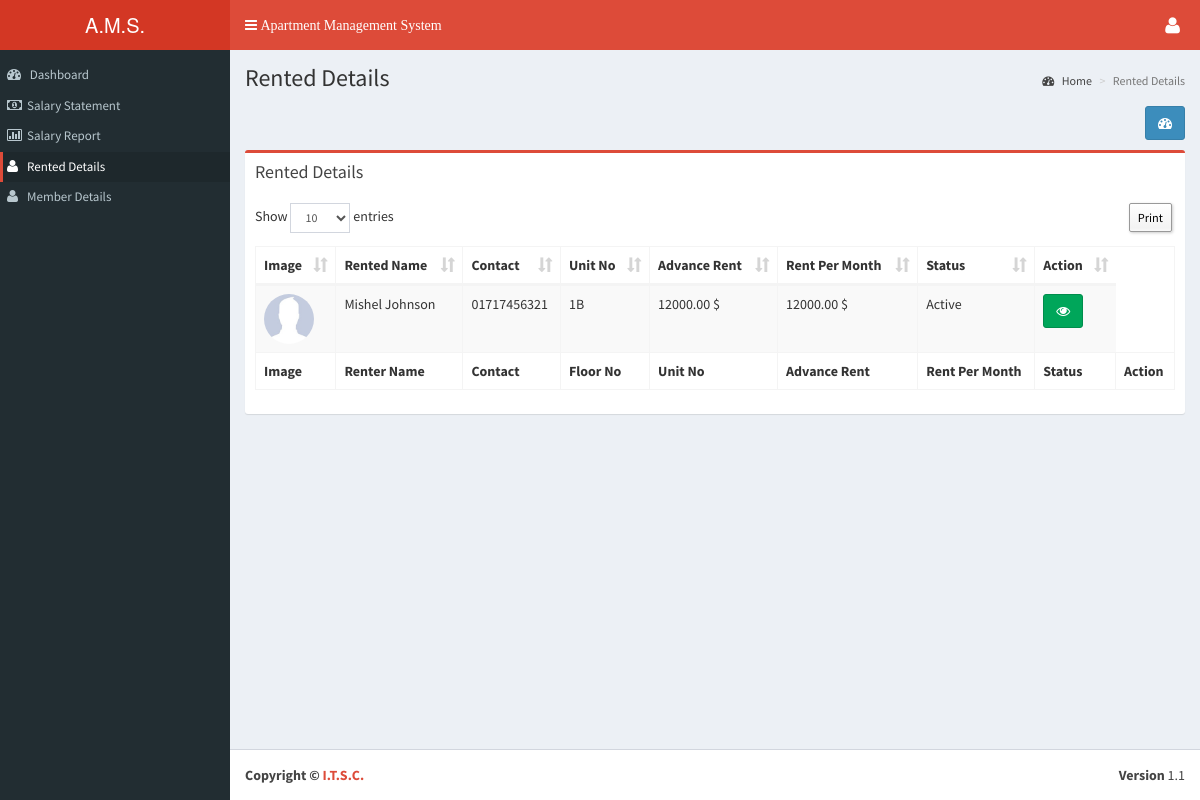
The page /e_dashboard/rented_details.php (signed in) on the database its author committed.
### tables this page shows
CREATE TABLE `tbl_add_rent` (
  `rid` int(11) NOT NULL,
  `r_name` varchar(200) NOT NULL,
  `r_email` varchar(200) NOT NULL,
  `r_contact` varchar(200) NOT NULL,
  `r_address` varchar(200) NOT NULL,
  `r_nid` varchar(200) NOT NULL,
  `r_floor_no` varchar(200) NOT NULL,
  `r_unit_no` varchar(200) NOT NULL,
  `r_advance` decimal(15,2) NOT NULL DEFAULT '0.00',
  `r_rent_pm` decimal(15,2) NOT NULL DEFAULT '0.00',
  `r_date` varchar(200) NOT NULL,
  `r_gone_date` varchar(200) NOT NULL,
  `r_password` varchar(200) NOT NULL,
  `image` varchar(200) NOT NULL,
  `r_status` int(1) NOT NULL DEFAULT '1',
  `r_month` int(11) NOT NULL,
  `r_year` int(11) NOT NULL,
  `branch_id` int(11) NOT NULL,
  `added_date` timestamp NOT NULL DEFAULT CURRENT_TIMESTAMP
);

CREATE TABLE `tbl_add_unit` (
  `uid` int(11) NOT NULL,
  `floor_no` varchar(200) NOT NULL,
  `unit_no` varchar(200) NOT NULL,
  `branch_id` int(11) NOT NULL,
  `status` int(1) NOT NULL DEFAULT '0',
  `added_date` timestamp NOT NULL DEFAULT CURRENT_TIMESTAMP
);

### language/English/lang_left_menu.php (called while the page is built, shortened)
<?php
$_data['menu_dashboard'] 					= "Dashboard";
$_data['menu_floor'] 						= "Floor Information";
$_data['menu_floor_list'] 					= "Floor List";
$_data['menu_floor_add'] 					= "Add Floor";
$_data['menu_unit_information'] 			= "Unit Information";
$_data['menu_unit_list'] 					= "Unit List";
$_data['menu_add_unit'] 					= "Add Unit";
$_data['menu_owner_information'] 			= "Owner Information";
$_data['menu_owner_list'] 					= "Owner List";
$_data['menu_add_owner'] 					= "Add Owner";
$_data['menu_renter_information'] 			= "Renter Information";
$_data['menu_renter_list'] 					= "Renter List";
$_data['menu_add_renter'] 					= "Add Renter";
$_data['menu_employee_information'] 		= "Employee Information";
$_data['menu_employee_list'] 				= "Employee List";
$_data['menu_add_employee'] 				= "Add Employee";
$_data['menu_rent_collection'] 				= "Rent Collection";
$_data['menu_rent_list'] 					= "Rent List";
$_data['menu_add_rent'] 					= "Add Rent";
$_data['menu_owner_utility'] 				= "Owner Utility";
$_data['menu_owner_utility_list'] 			= "Owner Utility List";
$_data['menu_add_owner_utility'] 			= "Add Owner Utility";
$_data['menu_maintenance_cost'] 			= "Maintenance Cost";
$_data['menu_maintenance_cost_list'] 		= "Maintenance Cost List";
$_data['menu_add_maintenance_cost'] 		= "Add Maintenance Cost";
$_data['menu_management_committee'] 		= "Management Committee";
$_data['menu_member_list'] 					= "Member List";
$_data['menu_add_member'] 					= "Add Member";
$_data['menu_fund'] 						= "Fund";
$_data['menu_fund_list'] 					= "Fund List";
$_data['menu_add_fund'] 					= "Add Fund";
$_data['menu_bill'] 						= "Bill";
$_data['menu_bill_list'] 					= "Bill List";
$_data['menu_add_bill'] 					= "Add Bill";
$_data['menu_building_info'] 				= "Building Info";
$_data['menu_complain'] 					= "Complain";
$_data['menu_complain_list'] 				= "Complain List";
$_data['menu_add_complain'] 				= "Add Complain";
$_data['menu_visitor'] 						= "Visitor";
$_data['menu_visitor_list'] 				= "Visitor List";
$_data['menu_add_visitor'] 					= "Add Visitor";
$_data['menu_report'] 						= "Report";
$_data['menu_fair_report'] 					= "Fare Report";
$_data['menu_rented_report'] 				= "Rented Report";
$_data['menu_visitors_report'] 				= "Visitors Report";
$_data['menu_complain_report'] 				= "Complain Report";
$_data['menu_unit_status_report'] 			= "Unit Status Report";
$_data['menu_fund_status'] 					= "Fund Status";
$_data['menu_bill_report'] 					= "Bill Report";
$_data['menu_settings'] 					= "Settings";
$_data['menu_bill_setup'] 					= "Bill Setup";
$_data['menu_utility_bill'] 				= "Utility Bill";
$_data['menu_employee_setup'] 				= "Employee Salary";
$_data['menu_management_member_type'] 		= "Management Member Type";
$_data['menu_month_setup'] 					= "Month Setup";
$_data['menu_year_setup'] 					= "Year Setup";
$_data['menu_language_setup'] 				= "System Setup";
$_data['menu_branch'] 						= "Branch";
$_data['menu_add_branch'] 					= "Add Branch";
$_data['menu_branch_list'] 					= "Branch List";
?>

### e_dashboard/rented_details.php (the view, shortened to what this page needs)
<?php include('../header_emp.php');
?>
<section class="content-header">
  <h1> <?php echo $_data['text_1'];?> </h1>
  <ol class="breadcrumb">
    <li><a href="<?php echo WEB_URL?>dashboard.php"><i class="fa fa-dashboard"></i> <?php echo $_data['home_breadcam'];?></a></li>
	<li class="active"><?php echo $_data['text_1'];?></li>
  </ol>
</section>
<section class="content">
<div class="row">
  <div class="col-xs-12">
    <div align="right" style="margin-bottom:1%;"><a class="btn btn-primary" data-toggle="tooltip" href="<?php echo WEB_URL; ?>e_dashboard.php" data-original-title="<?php echo $_data['dashboard'];?>"><i class="fa fa-dashboard"></i></a> </div>
    <div class="box box-danger">
      <div class="box-header">
        <h3 class="box-title"><?php echo $_data['text_1'];?></h3>
      </div>
      <div class="box-body">
        <table class="table sakotable table-bordered table-striped dt-responsive">
          <thead>
            <tr>
              <th><?php echo $_data['image'];?></th>
              <th><?php echo $_data['text_2'];?></th>
              <th><?php echo $_data['text_3'];?></th>
              <th><?php echo $_data['text_4'];?></th>
              <th><?php echo $_data['text_5'];?></th>
              <th><?php echo $_data['text_6'];?></th>
              <th><?php echo $_data['text_7'];?></th>
              <th><?php echo $_data['action_text'];?></th>
            </tr>
          </thead>
          <tbody>
            <?php
				$result = mysql_query("Select *,f.floor_no as ffloor,u.unit_no from tbl_add_rent r inner join tbl_add_floor f on f.fid = r.r_floor_no inner join tbl_add_unit u on u.uid = r.r_unit_no order by r.r_unit_no asc",$link);
				while($row = mysql_fetch_array($result)){
					$image = WEB_URL . 'img/no_image.jpg';
				?>
            <tr>
              <td><img class="photo_img_round" style="width:50px;height:50px;" src="<?php echo $image;  ?>" /></td>
              <td><?php echo $row['r_name']; ?></td>
              <td><?php echo $row['r_contact']; ?></td>
              <td><?php echo $row['unit_no']; ?></td>
              <td><?php echo $row['r_advance'].' '.CURRENCY; ?></td>
              <td><?php echo $row['r_rent_pm'].' '.CURRENCY; ?></td>
              <td><?php if($row['r_status'] == '1'){echo $_data['active'];} else{echo $_data['expired'];}?>
              <td><a class="btn btn-success" data-toggle="tooltip" href="javascript:;" onclick="$('#nurse_view_<?php echo $row['rid']; ?>').modal('show');" data-original-title="<?php echo $_data['view_text'];?>"><i class="fa fa-eye"></i></a>
                </td>
            </tr>
            <?php } mysql_close($link); ?>
          </tbody>
          <tfoot>
            <tr>
              <th>Image</th>
              <th>Renter Name</th>
              <th>Contact</th>
              <th>Floor No</th>
              <th>Unit No</th>
              <th>Advance Rent</th>
              <th>Rent Per Month</th>
              <th>Status</th>
              <th>Action</th>
            </tr>
          </tfoot>
        </table>
      </div>
    </div>
  </div>
</div>
<?php include('../footer.php'); ?>

### rows shown on the page
tbl_add_rent: r_name "Mishel Johnson", r_contact "01717456321", tbl_add_unit.unit_no "1B", r_advance "12000.00", r_rent_pm "12000.00"

### other values the page prints
$_data['menu_dashboard'] "Dashboard"
$_data['salary_statement'] "Salary Statement"
$_data['salary_report'] "Salary Report"
$_data['rented_details'] "Rented Details"
$_data['member_details'] "Member Details"
$_data['text_1'] "Rented Details"
$_data['home_breadcam'] "Home"
$_data['image'] "Image"
$_data['text_2'] "Rented Name"
$_data['text_3'] "Contact"
$_data['text_4'] "Unit No"
$_data['text_5'] "Advance Rent"
$_data['text_6'] "Rent Per Month"
$_data['text_7'] "Status"
$_data['action_text'] "Action"
